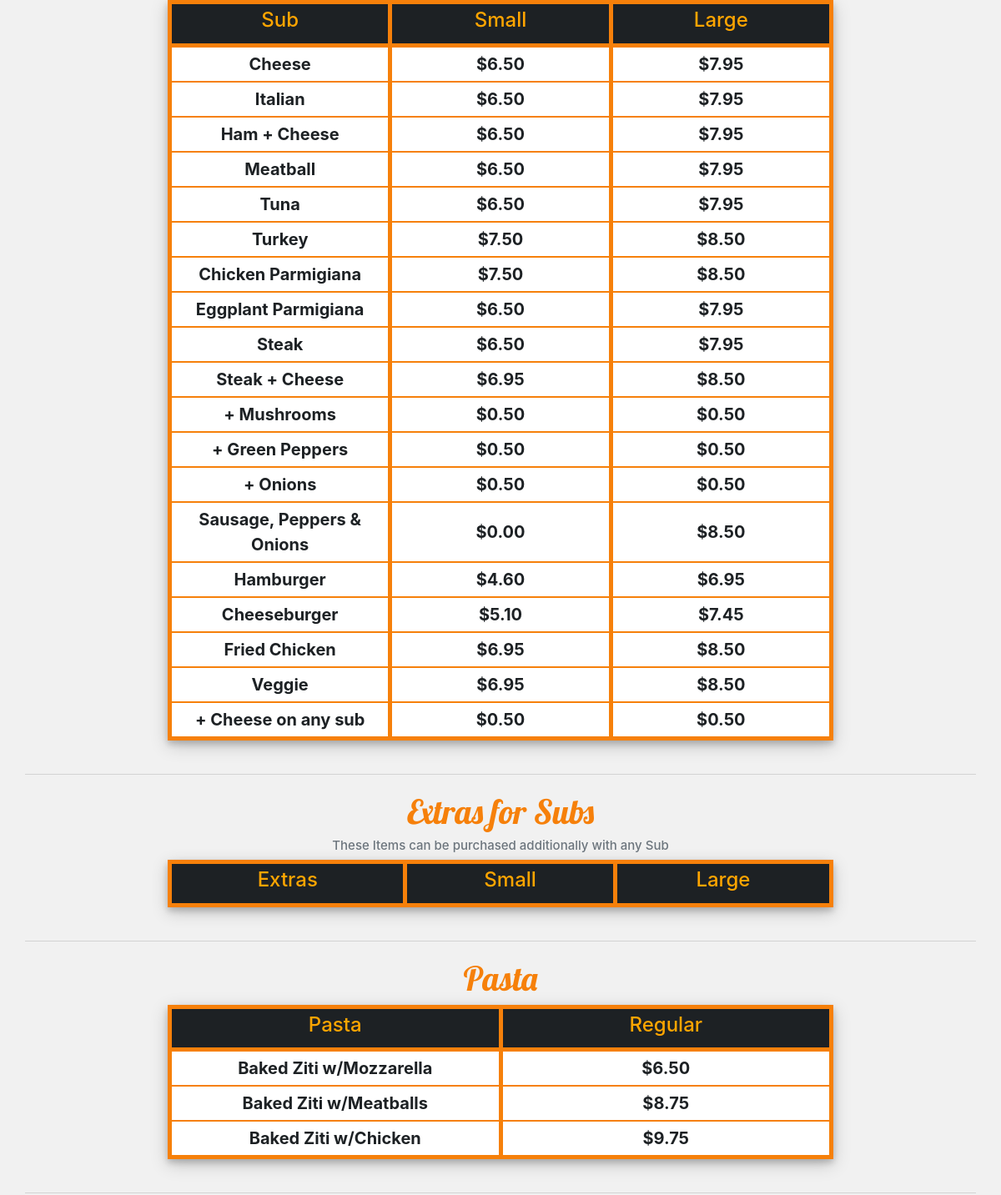
The page / (signed in, middle part) on the database as committed earlier.
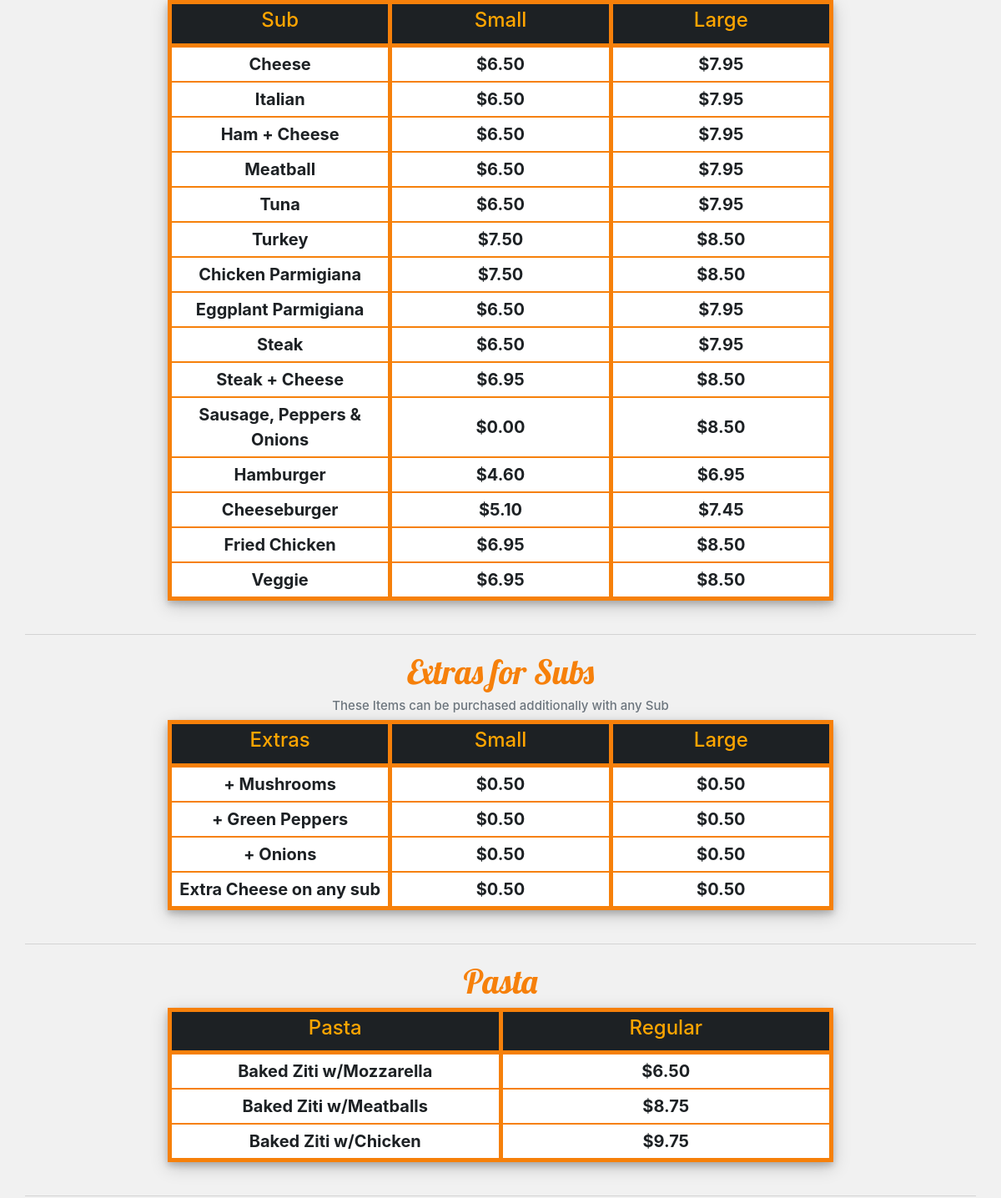
The same page on the database as committed later.
### orders/models.py (models this page shows, shortened)
class Sub(models.Model):
    sub = models.CharField(max_length = 64)
    small = models.DecimalField(max_digits = 4, decimal_places = 2)
    large = models.DecimalField(max_digits = 4, decimal_places = 2)
    def __str__(self):
        return f"{self.sub} sub - Small: ${self.small} - Large: ${self.large}"

class Pasta(models.Model):
    pasta = models.CharField(max_length = 64)
    cost = models.DecimalField(max_digits = 4, decimal_places = 2)
    def __str__(self):
        return f"{self.pasta} - ${self.cost}"

class SubAdditional(models.Model):
    item = models.CharField(max_length = 64)
    small = models.DecimalField(max_digits = 4, decimal_places = 2)
    large = models.DecimalField(max_digits = 4, decimal_places = 2)

### orders/views.py (the view)
# urls.py: path("", views.index, name="home"),
def index(request):
    if request.session.get("user") is not None:
        user = "Welcome " + request.session["user"] + "!"
        count = Cart.objects.filter(Q(customer=request.user)).count()
    else:
        user = ""
        count = 0
    if (count == 0):
        count_message = "Your cart is empty"
    else:
        count_message = f"You have {count} item(s) in your cart"
    context = {
    'msg': user,
    'pizzas': Menu['pizza'],
    'subs': Menu['sub'],
    'pastas': Menu['pasta'],
    'dinner_platters': Menu['dinnerplatter'],
    'salads': Menu['salad'],
    'toppings': Menu['topping'],
    'sub_add': Menu['SubAdd'],
    'count': count,
    'count_message': count_message,
    }
    return render(request, "orders/index.html", context)

### orders/models.py (called while the page is built)
    def __str__(self):
        return f"{self.type} {self.pizza} pizza - Small: ${self.small} - Large: ${self.large}"

    def __str__(self):
        return f"{self.topping}"

    def __str__(self):
        return f"{self.salad} - ${self.cost}"

    def __str__(self):
        return f"{self.platter} - Small: ${self.small} - Large: ${self.large}"

### orders/templates/orders/index.html (shortened to what this page needs)
{% extends "orders/base.html" %}
{% load static %}
{% block body %}
<div style="text-align: center; width: 100%; margin-top: 20px; margin-bottom: 40px;">
    <div class="card-ul">
        <table class="table-cus">
            <tr>
                <th class="table-head">
                    <h4>Sub</h4>
                </th>
                <th class="table-head">
                    <h4>Small</h4>
                </th>
                <th class="table-head end">
                    <h4>Large</h4>
                </th>
            </tr>
            {% for sub in subs %}
            <tr title="{{ sub }}" data-item="{{ sub.id }}" data-type="Sub" class="center hover-style cart-add">
                <td class="card-li">{{ sub.sub }}</td>
                <td class="card-li">${{ sub.small }}</td>
                <td class="card-li end">${{ sub.large }}</td>
            </tr>
            {% endfor %}
        </table>
    </div>
    <div class="card-ul">
        <table class="table-cus">
            <h1 class="center menu-head" id="subs"> Extras for Subs </h1>
            <h4 class="center text-muted text-15">
                These Items can be purchased additionally with any Sub
            </h4>
            <tr>
                <th class="table-head">
                    <h4>Extras</h4>
                </th>
                <th class="table-head">
                    <h4>Small</h4>
                </th>
                <th class="table-head end">
                    <h4>Large</h4>
                </th>
            </tr>
            {% for add in sub_add %}
            <tr title="{{ sub }}" data-item="{{ sub.id }}" data-type="Sub" class="center hover-style cart-add">
                <td class="card-li">{{ add.item }}</td>
                <td class="card-li">${{ add.small }}</td>
                <td class="card-li end">${{ add.large }}</td>
            </tr>
            {% endfor %}
        </table>
    </div>
    <div class="card-ul">
        <table class="table-cus">
            <h1 class="center menu-head" id="pastas"> Pasta </h1>
            <tr>
                <th class="table-head">
                    <h4>Pasta</h4>
                </th>
                <th class="table-head end">
                    <h4>Regular</h4>
                </th>
            </tr>
            {% for pasta in pastas %}
            <tr title="{{ pasta }}" data-item="{{ pasta.id }}" data-type="Pasta" class="center hover-style cart-add">
                <td class="card-li">{{ pasta.pasta }}</td>
                <td class="card-li end">${{ pasta.cost }}</td>
            </tr>
            {% endfor %}
        </table>
    </div>
</div>
{% endblock %}

Rows that differ between the two databases and show on the page:
removed Sub: sub "+ Mushrooms", small "0.50", large "0.50"
removed Sub: sub "+ Green Peppers", small "0.50", large "0.50"
removed Sub: sub "+ Onions", small "0.50", large "0.50"
removed Sub: sub "+ Cheese on any sub", small "0.50", large "0.50"
added SubAdditional: item "+ Mushrooms", small "0.50", large "0.50"
added SubAdditional: item "+ Green Peppers", small "0.50", large "0.50"
added SubAdditional: item "+ Onions", small "0.50", large "0.50"
added SubAdditional: item "Extra Cheese on any sub", small "0.50", large "0.50"
